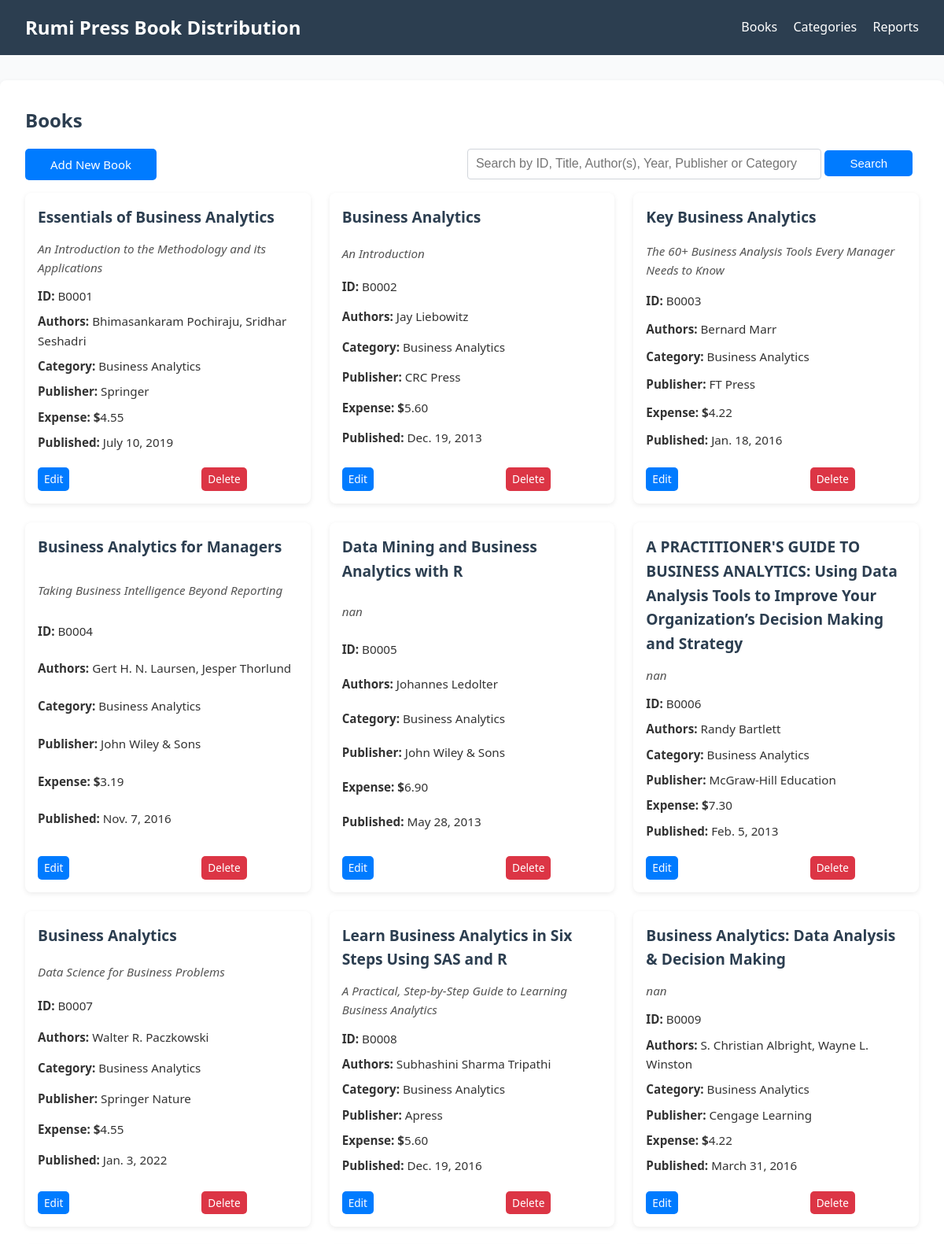
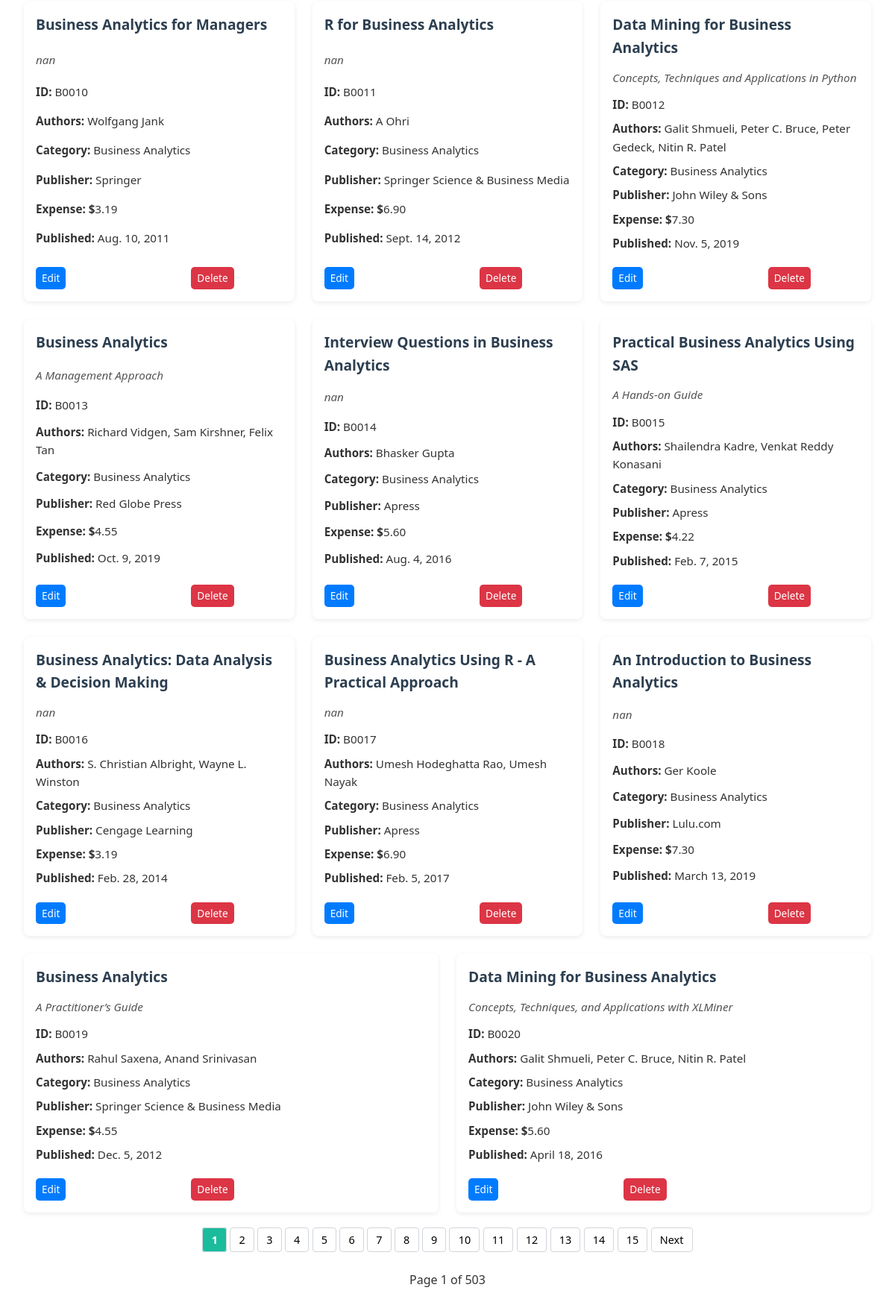
The page / on the database its author committed (2 pictures, top to bottom).
### books/models.py (models this page shows, shortened)
class Book(models.Model):
    title = models.CharField(max_length=200)
    subtitle = models.CharField(max_length=200)
    authors = models.CharField(max_length=200)
    publisher = models.CharField(max_length=200)
    published_date = models.DateField()
    category = models.ForeignKey(BookCategory, on_delete=models.CASCADE)
    distribution_expense = models.DecimalField(max_digits=10, decimal_places=2)
    class Meta:
        ordering = ["title"]
    @property
    def display_id(self):
        return f"B{self.id:04d}"

class BookCategory(models.Model):
    name = models.CharField(max_length=100, unique=True)
    class Meta:
        ordering = ["name"]

### books/views.py (the view, shortened to what this page needs)
# urls.py: path("", views.BookListView.as_view(), name="home"),
class BookListView(ListView):
    model = Book
    template_name = "books/book_list.html"
    context_object_name = "books"
    paginate_by = 20
    def get_queryset(self):
        queryset = Book.objects.all().order_by("id")
        q = self.request.GET.get("q")
        year = self.request.GET.get("year")
        if year and year.isdigit():
            queryset = queryset.filter(published_date__year=int(year))
        return queryset

### books/templates/books/book_list.html (shortened to what this page needs)
{% extends "books/base.html" %} {% block content %}
<h2>Books</h2>
<div class="side-by-side">
  <a href="{% url 'book_add' %}" class="btn btn-primary">Add New Book</a>
  <form method="get" action="{% url 'book_list' %}" class="search-form">
    <input type="text" name="q" placeholder="Search by ID, Title, Author(s), Year, Publisher or Category" value="{{ request.GET.q }}" autocomplete="off" />
    <button type="submit" class="btn btn-primary">Search</button>
  </form>
</div>
<div class="books-container">
  {% for book in page_obj %}
    <div class="book-card">
      <h3>{{ book.title }}</h3>
      {% if book.subtitle %}
      <p class="subtitle">{{ book.subtitle }}</p>
      {% endif %}
      <p><strong>ID:</strong> {{ book.display_id }}</p>
      <p><strong>Authors:</strong> {{ book.authors }}</p>
      <p><strong>Category:</strong> {{ book.category.name }}</p>
      <p><strong>Publisher:</strong> {{ book.publisher }}</p>
      <p><strong>Expense:</strong> <strong>$</strong>{{ book.distribution_expense }}</p>
      <p><strong>Published:</strong> {{ book.published_date }}</p>
      <div class="actions">
        <a href="{% url 'book_edit' book.pk %}" class="btn btn-primary btn-sm">Edit</a>
        <a href="{% url 'book_delete' book.pk %}" class="btn btn-danger btn-sm">Delete</a>
      </div>
    </div>
  {% empty %}
    <p class="no-results">No books found matching your search.</p>
  {% endfor %}
</div>
  {% include "includes/_pagination.html" %} {% endblock %}

### books/templates/books/base.html (shortened to what this page needs)
{% load static %}
<!DOCTYPE html>
<html lang="en">
  <head>
    <link rel="stylesheet" href="{% static 'css/base.css' %}?v=1043" />
  </head>
  <body>
    <header class="header">
      <h1 class="site-title">Rumi Press Book Distribution</h1>
      {% include "includes/_navbar.html" %}
    </header>
    <main class="container">{% block content %}{% endblock %}</main>
  </body>
</html>

### books/templates/includes/_navbar.html
<nav>
  <a href="{% url 'book_list' %}">Books</a>
  <a href="{% url 'category_list' %}">Categories</a>
  <a href="{% url 'reports' %}">Reports</a>
</nav>

### books/templates/includes/_pagination.html (shortened to what this page needs)
<div class="pagination">
  <div>
     {% for num in page_obj.paginator.page_range %} {% if num >= page_obj.number|add:"-7" and num <= page_obj.number|add:"14" %} {% if num == page_obj.number %}
    <strong>{{ num }}</strong>
    {% else %}
    <a href="?{% for key, value in request.GET.items %}{% if key != 'page' %}{{ key }}={{ value }}&{% endif %}{% endfor %}page={{ num }}">{{ num }}</a>
    {% endif %} {% endif %} {% endfor %} {% if page_obj.has_next %}
    <a href="?{% for key, value in request.GET.items %}{% if key != 'page' %}{{ key }}={{ value }}&{% endif %}{% endfor %}page={{ page_obj.next_page_number }}">Next</a>
    {% endif %}
  </div>
  <div class="down">
    <span>Page {{ page_obj.number }} of {{ page_obj.paginator.num_pages }}</span>
  </div>
</div>

### books/static/css/base.css (style rules this page uses)
* { margin: 0; padding: 0; box-sizing: border-box; }
body { font-family: system-ui, -apple-system, sans-serif; line-height: 1.6; background-color: #f9fafb; color: #333; }
header { background: #2c3e50; color: #fff; padding: 1rem 2rem; display: flex; justify-content: space-between; align-items: center; }
header h1 { font-size: 1.5rem; }
nav a { color: #fff; text-decoration: none; margin-left: 1rem; font-weight: 500; }
.container { max-width: 1200px; margin: 2rem auto; padding: 2rem; background: #fff; border-radius: 8px; box-shadow: 0 2px 6px rgba(0, 0, 0, 0.08); }
h2 { margin-bottom: 1rem; color: #2c3e50; }
.btn { padding: 0.5rem 2rem; border-radius: 5px; text-decoration: none; font-weight: 500; margin-right: 0.5rem; cursor: pointer; border: none; transition: 0.2s; font-size: 15px; }
.btn-primary { background: #007bff; color: #fff; }
.btn-danger { background: #dc3545; color: #fff; }
.btn-sm { font-size: 0.85rem; padding: 0.25rem 0.5rem; }
input, select, textarea { width: 100%; padding: 0.6rem; border: 1px solid #d1d5db; border-radius: 4px; font-size: 1rem; }
.pagination { margin-top: 1.5rem; display: flex; flex-direction: column; justify-content: center; align-items: center; gap: 0.5rem; flex-wrap: nowrap; }
.pagination a, .pagination strong { padding: 0.4rem 0.7rem; border: 1px solid #d1d5db; border-radius: 4px; text-decoration: none; font-size: 0.9rem; }
.pagination a { background: #ffffff; color: #000000; }
.pagination strong { background: #1abc9c; color: #fff; }
a { color: #fbfbfb; text-decoration: none; }
.books-container { display: flex; flex-wrap: wrap; gap: 1.5rem; margin-top: 1rem; }
.book-card { flex: 1 1 calc(35% - 1.5rem); background: #fff; border-radius: 8px; box-shadow: 0 2px 6px rgba(0, 0, 0, 0.08); padding: 1rem; display: flex; flex-direction: column; justify-content: space-between; }
.book-card h3 { margin-bottom: 0.5rem; color: #2c3e50; font-size: 1.2rem; }
.book-card .subtitle { font-style: italic; color: #555; margin-bottom: 0.5rem; }
.book-card p { margin: 0.25rem 0; font-size: 0.95rem; }
.book-card .actions { margin-top: 1rem; display: flex; gap: 10rem; justify-content: flex-start; }
.down { margin-top: 20px; }
.side-by-side { display: flex; flex-direction: row; justify-content: space-between; }
.search-form input { width: 450px; }
@media (max-width: 1200px) { .book-card { flex: 1 1 calc(33.33% - 1rem); } }

### rows shown on the page
Book: title "Essentials of Business Analytics", subtitle "An Introduction to the Methodology and its Applications", display_id "B0001", authors "Bhimasankaram Pochiraju, Sridhar Seshadri", category.name "Business Analytics", publisher "Springer", distribution_expense "4.55", published_date "July 10, 2019"
Book: title "Business Analytics", subtitle "An Introduction", display_id "B0002", authors "Jay Liebowitz", category.name "Business Analytics", publisher "CRC Press", distribution_expense "5.60", published_date "Dec. 19, 2013"
Book: title "Key Business Analytics", subtitle "The 60+ Business Analysis Tools Every Manager Needs to Know", display_id "B0003", authors "Bernard Marr", category.name "Business Analytics", publisher "FT Press", distribution_expense "4.22", published_date "Jan. 18, 2016"
Book: title "Business Analytics for Managers", subtitle "Taking Business Intelligence Beyond Reporting", display_id "B0004", authors "Gert H. N. Laursen, Jesper Thorlund", category.name "Business Analytics", publisher "John Wiley & Sons", distribution_expense "3.19", published_date "Nov. 7, 2016"
Book: title "Data Mining and Business Analytics with R", subtitle "nan", display_id "B0005", authors "Johannes Ledolter", category.name "Business Analytics", publisher "John Wiley & Sons", distribution_expense "6.90", published_date "May 28, 2013"
Book: title "A PRACTITIONER'S GUIDE TO BUSINESS ANALYTICS: Using Data Analysis Tools to Improve Your Organization’s Decision Making and Strategy", subtitle "nan", display_id "B0006", authors "Randy Bartlett", category.name "Business Analytics", publisher "McGraw-Hill Education", distribution_expense "7.30", published_date "Feb. 5, 2013"
Book: title "Business Analytics", subtitle "Data Science for Business Problems", display_id "B0007", authors "Walter R. Paczkowski", category.name "Business Analytics", publisher "Springer Nature", distribution_expense "4.55", published_date "Jan. 3, 2022"
Book: title "Learn Business Analytics in Six Steps Using SAS and R", subtitle "A Practical, Step-by-Step Guide to Learning Business Analytics", display_id "B0008", authors "Subhashini Sharma Tripathi", category.name "Business Analytics", publisher "Apress", distribution_expense "5.60", published_date "Dec. 19, 2016"
Book: title "Business Analytics: Data Analysis & Decision Making", subtitle "nan", display_id "B0009", authors "S. Christian Albright, Wayne L. Winston", category.name "Business Analytics", publisher "Cengage Learning", distribution_expense "4.22", published_date "March 31, 2016"
Book: title "Business Analytics for Managers", subtitle "nan", display_id "B0010", authors "Wolfgang Jank", category.name "Business Analytics", publisher "Springer", distribution_expense "3.19", published_date "Aug. 10, 2011"
Book: title "R for Business Analytics", subtitle "nan", display_id "B0011", authors "A Ohri", category.name "Business Analytics", publisher "Springer Science & Business Media", distribution_expense "6.90", published_date "Sept. 14, 2012"
Book: title "Data Mining for Business Analytics", subtitle "Concepts, Techniques and Applications in Python", display_id "B0012", authors "Galit Shmueli, Peter C. Bruce, Peter Gedeck, Nitin R. Patel", category.name "Business Analytics", publisher "John Wiley & Sons", distribution_expense "7.30", published_date "Nov. 5, 2019"
Book: title "Business Analytics", subtitle "A Management Approach", display_id "B0013", authors "Richard Vidgen, Sam Kirshner, Felix Tan", category.name "Business Analytics", publisher "Red Globe Press", distribution_expense "4.55", published_date "Oct. 9, 2019"
Book: title "Interview Questions in Business Analytics", subtitle "nan", display_id "B0014", authors "Bhasker Gupta", category.name "Business Analytics", publisher "Apress", distribution_expense "5.60", published_date "Aug. 4, 2016"
Book: title "Practical Business Analytics Using SAS", subtitle "A Hands-on Guide", display_id "B0015", authors "Shailendra Kadre, Venkat Reddy Konasani", category.name "Business Analytics", publisher "Apress", distribution_expense "4.22", published_date "Feb. 7, 2015"
Book: title "Business Analytics: Data Analysis & Decision Making", subtitle "nan", display_id "B0016", authors "S. Christian Albright, Wayne L. Winston", category.name "Business Analytics", publisher "Cengage Learning", distribution_expense "3.19", published_date "Feb. 28, 2014"
Book: title "Business Analytics Using R - A Practical Approach", subtitle "nan", display_id "B0017", authors "Umesh Hodeghatta Rao, Umesh Nayak", category.name "Business Analytics", publisher "Apress", distribution_expense "6.90", published_date "Feb. 5, 2017"
Book: title "An Introduction to Business Analytics", subtitle "nan", display_id "B0018", authors "Ger Koole", category.name "Business Analytics", publisher "Lulu.com", distribution_expense "7.30", published_date "March 13, 2019"
Book: title "Business Analytics", subtitle "A Practitioner’s Guide", display_id "B0019", authors "Rahul Saxena, Anand Srinivasan", category.name "Business Analytics", publisher "Springer Science & Business Media", distribution_expense "4.55", published_date "Dec. 5, 2012"
Book: title "Data Mining for Business Analytics", subtitle "Concepts, Techniques, and Applications with XLMiner", display_id "B0020", authors "Galit Shmueli, Peter C. Bruce, Nitin R. Patel", category.name "Business Analytics", publisher "John Wiley & Sons", distribution_expense "5.60", published_date "April 18, 2016"

### other values the page prints
{{ num }} "1"
{{ num }} "2" "3" "4" "5" "6" "7" "8" "9" "10" "11" "12" "13" "14" "15"
{{ page_obj.number }} "1"
{{ page_obj.paginator.num_pages }} "503"
